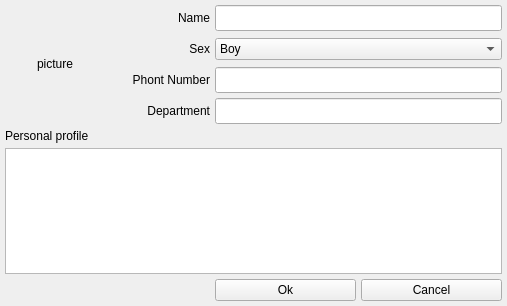
<?xml version="1.0" encoding="UTF-8"?>
<ui version="4.0">
 <class>LocalInfoMation</class>
 <widget class="QWidget" name="LocalInfoMation">
  <property name="geometry">
   <rect>
    <x>0</x>
    <y>0</y>
    <width>507</width>
    <height>306</height>
   </rect>
  </property>
  <property name="windowTitle">
   <string>Form</string>
  </property>
  <layout class="QGridLayout" name="gridLayout">
   <property name="leftMargin">
    <number>5</number>
   </property>
   <property name="topMargin">
    <number>5</number>
   </property>
   <property name="rightMargin">
    <number>5</number>
   </property>
   <property name="bottomMargin">
    <number>5</number>
   </property>
   <property name="spacing">
    <number>5</number>
   </property>
   <item row="5" column="0" colspan="4">
    <widget class="QTextEdit" name="textEdit"/>
   </item>
   <item row="6" column="2">
    <widget class="QPushButton" name="pushButton_2">
     <property name="text">
      <string>Ok</string>
     </property>
    </widget>
   </item>
   <item row="2" column="1">
    <widget class="QLabel" name="label_3">
     <property name="minimumSize">
      <size>
       <width>100</width>
       <height>26</height>
      </size>
     </property>
     <property name="maximumSize">
      <size>
       <width>100</width>
       <height>26</height>
      </size>
     </property>
     <property name="text">
      <string>Phont Number</string>
     </property>
     <property name="alignment">
      <set>Qt::AlignRight|Qt::AlignTrailing|Qt::AlignVCenter</set>
     </property>
    </widget>
   </item>
   <item row="0" column="1">
    <widget class="QLabel" name="label_2">
     <property name="minimumSize">
      <size>
       <width>100</width>
       <height>26</height>
      </size>
     </property>
     <property name="maximumSize">
      <size>
       <width>100</width>
       <height>26</height>
      </size>
     </property>
     <property name="text">
      <string>Name</string>
     </property>
     <property name="alignment">
      <set>Qt::AlignRight|Qt::AlignTrailing|Qt::AlignVCenter</set>
     </property>
    </widget>
   </item>
   <item row="1" column="2" colspan="2">
    <widget class="QComboBox" name="comboBox">
     <property name="sizePolicy">
      <sizepolicy hsizetype="Preferred" vsizetype="Fixed">
       <horstretch>0</horstretch>
       <verstretch>0</verstretch>
      </sizepolicy>
     </property>
     <item>
      <property name="text">
       <string>Boy</string>
      </property>
     </item>
     <item>
      <property name="text">
       <string>Girl</string>
      </property>
     </item>
     <item>
      <property name="text">
       <string>Confidentiality</string>
      </property>
     </item>
    </widget>
   </item>
   <item row="0" column="2" colspan="2">
    <widget class="QLineEdit" name="lineEdit">
     <property name="sizePolicy">
      <sizepolicy hsizetype="Preferred" vsizetype="Fixed">
       <horstretch>0</horstretch>
       <verstretch>0</verstretch>
      </sizepolicy>
     </property>
     <property name="minimumSize">
      <size>
       <width>0</width>
       <height>26</height>
      </size>
     </property>
    </widget>
   </item>
   <item row="3" column="1">
    <widget class="QLabel" name="label_4">
     <property name="minimumSize">
      <size>
       <width>100</width>
       <height>26</height>
      </size>
     </property>
     <property name="maximumSize">
      <size>
       <width>100</width>
       <height>26</height>
      </size>
     </property>
     <property name="text">
      <string>Department</string>
     </property>
     <property name="alignment">
      <set>Qt::AlignRight|Qt::AlignTrailing|Qt::AlignVCenter</set>
     </property>
    </widget>
   </item>
   <item row="1" column="1">
    <widget class="QLabel" name="label_6">
     <property name="minimumSize">
      <size>
       <width>100</width>
       <height>26</height>
      </size>
     </property>
     <property name="maximumSize">
      <size>
       <width>100</width>
       <height>26</height>
      </size>
     </property>
     <property name="text">
      <string>Sex</string>
     </property>
     <property name="alignment">
      <set>Qt::AlignRight|Qt::AlignTrailing|Qt::AlignVCenter</set>
     </property>
    </widget>
   </item>
   <item row="6" column="3">
    <widget class="QPushButton" name="pushButton">
     <property name="text">
      <string>Cancel</string>
     </property>
    </widget>
   </item>
   <item row="2" column="2" colspan="2">
    <widget class="QLineEdit" name="lineEdit_2">
     <property name="sizePolicy">
      <sizepolicy hsizetype="Preferred" vsizetype="Fixed">
       <horstretch>0</horstretch>
       <verstretch>0</verstretch>
      </sizepolicy>
     </property>
     <property name="minimumSize">
      <size>
       <width>0</width>
       <height>26</height>
      </size>
     </property>
    </widget>
   </item>
   <item row="3" column="2" colspan="2">
    <widget class="QLineEdit" name="lineEdit_3">
     <property name="sizePolicy">
      <sizepolicy hsizetype="Preferred" vsizetype="Fixed">
       <horstretch>0</horstretch>
       <verstretch>0</verstretch>
      </sizepolicy>
     </property>
     <property name="minimumSize">
      <size>
       <width>0</width>
       <height>26</height>
      </size>
     </property>
    </widget>
   </item>
   <item row="4" column="0">
    <widget class="QLabel" name="label_5">
     <property name="text">
      <string>Personal profile</string>
     </property>
    </widget>
   </item>
   <item row="0" column="0" rowspan="4">
    <widget class="QLabel" name="label">
     <property name="sizePolicy">
      <sizepolicy hsizetype="Maximum" vsizetype="Maximum">
       <horstretch>0</horstretch>
       <verstretch>0</verstretch>
      </sizepolicy>
     </property>
     <property name="minimumSize">
      <size>
       <width>100</width>
       <height>100</height>
      </size>
     </property>
     <property name="maximumSize">
      <size>
       <width>16777215</width>
       <height>16777215</height>
      </size>
     </property>
     <property name="text">
      <string>picture</string>
     </property>
     <property name="alignment">
      <set>Qt::AlignCenter</set>
     </property>
    </widget>
   </item>
  </layout>
 </widget>
 <resources/>
 <connections/>
</ui>
